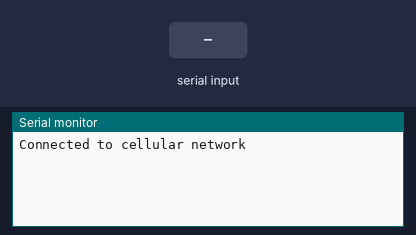
Bench run of a sketch on a simulated Arduino Uno, built with avr-gcc and run on an emulated ATmega328P. On the bench: the last lines printed to the serial monitor. Inputs (shaded band) come from the test bench.

Above: at 10.8 s.
10.9 s: "90,45\n" received over the second serial link
At 15.9 s:
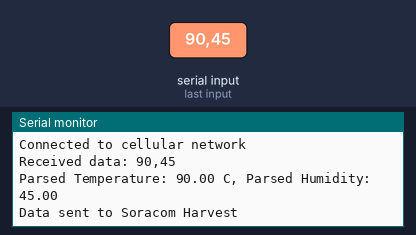
16.9 s: "5\n" received over the second serial link
At 21.0 s:
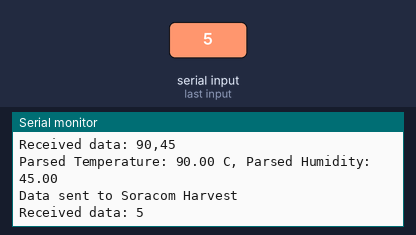
22.9 s: "1,90,45\n" received over the second serial link
At 25.39 s:
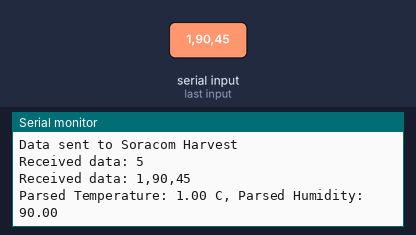

Measured:
- after the input at 10.9 s, the serial monitor: prints a new line after 4.1 s (image 1)
- after the input at 16.9 s, the serial monitor: prints a new line after 3.3 s (image 2)
- after the input at 22.9 s, the serial monitor: prints a new line after 2.3 s (image 3)

The sketch:

send_data_LTE-M.ino
```cpp
#define TINY_GSM_MODEM_BG96
#include <TinyGsmClient.h>
#include <SoftwareSerial.h>

#define RX 0
#define TX 1
#define BAUDRATE 9600
SoftwareSerial mySerial(RX, TX);

TinyGsm modem(mySerial);

const char apn[] = "soracom.io";
const char user[] = "sora";
const char pass[] = "sora";
const char server[] = "harvest.soracom.io";
const int port = 8514;

void setup() {
  mySerial.begin(BAUDRATE);
  Serial.begin(BAUDRATE);

  if (!modem.restart()) {
    Serial.println("Failed to restart modem");
  } else if (!modem.gprsConnect(apn, user, pass)) {
    Serial.println("Failed to connect");
  } else {
    Serial.println("Connected to cellular network");
  }
}

void loop() {
  if (mySerial.available()) {
    String data = mySerial.readStringUntil('\n');
    Serial.println("Received data: " + data);  // 受信データを表示
    int commaIndex = data.indexOf(',');
    if (commaIndex > 0) {
      String tempStr = data.substring(0, commaIndex);
      String humStr = data.substring(commaIndex + 1);
      float temp = tempStr.toFloat();
      float hum = humStr.toFloat();
      Serial.print("Parsed Temperature: ");
      Serial.print(temp);
      Serial.print(" C, Parsed Humidity: ");
      Serial.println(hum);

      if (modem.isGprsConnected()) {
        TinyGsmClient client(modem);
        if (client.connect(server, port)) {
          client.print(String("{\"temperature\":") + temp + ",\"humidity\":" + hum + "}");
          client.stop();
          Serial.println("Data sent to Soracom Harvest");
        } else {
          Serial.println("Failed to connect to server");
        }
      }
    }
  }
  delay(5000);
}
```
